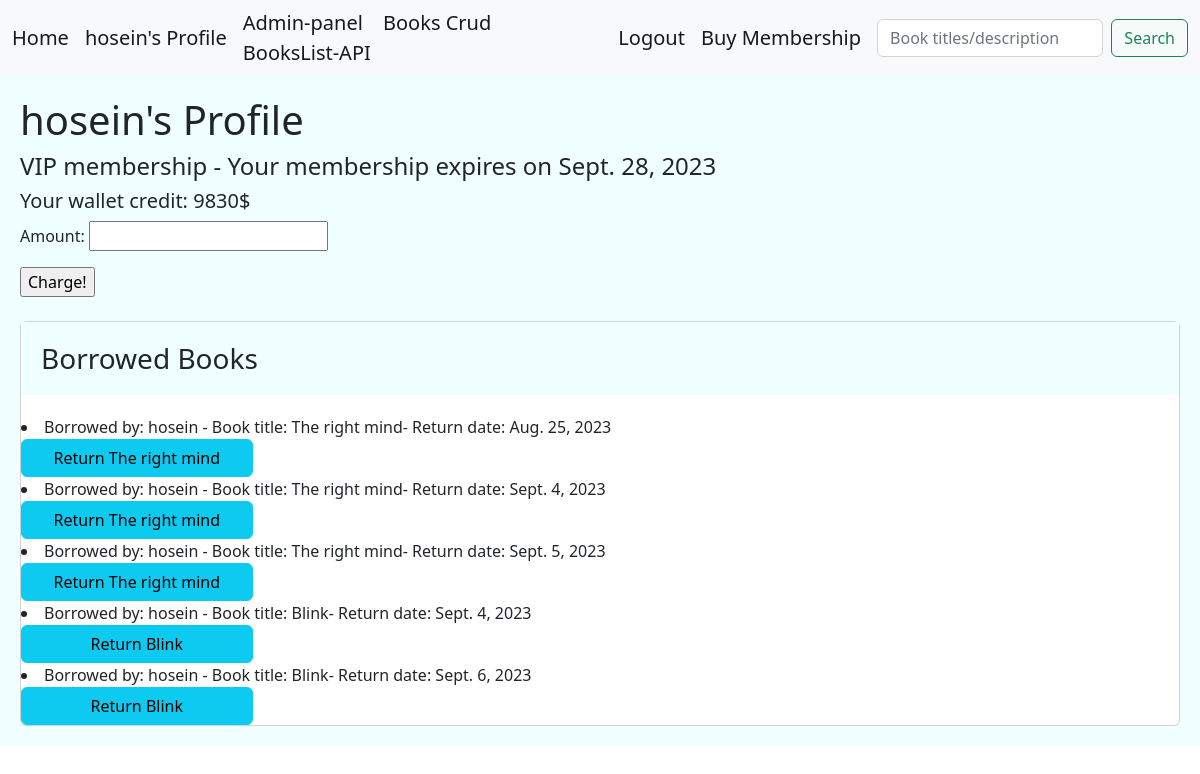
The app's page /users/12/ (signed in), older data.
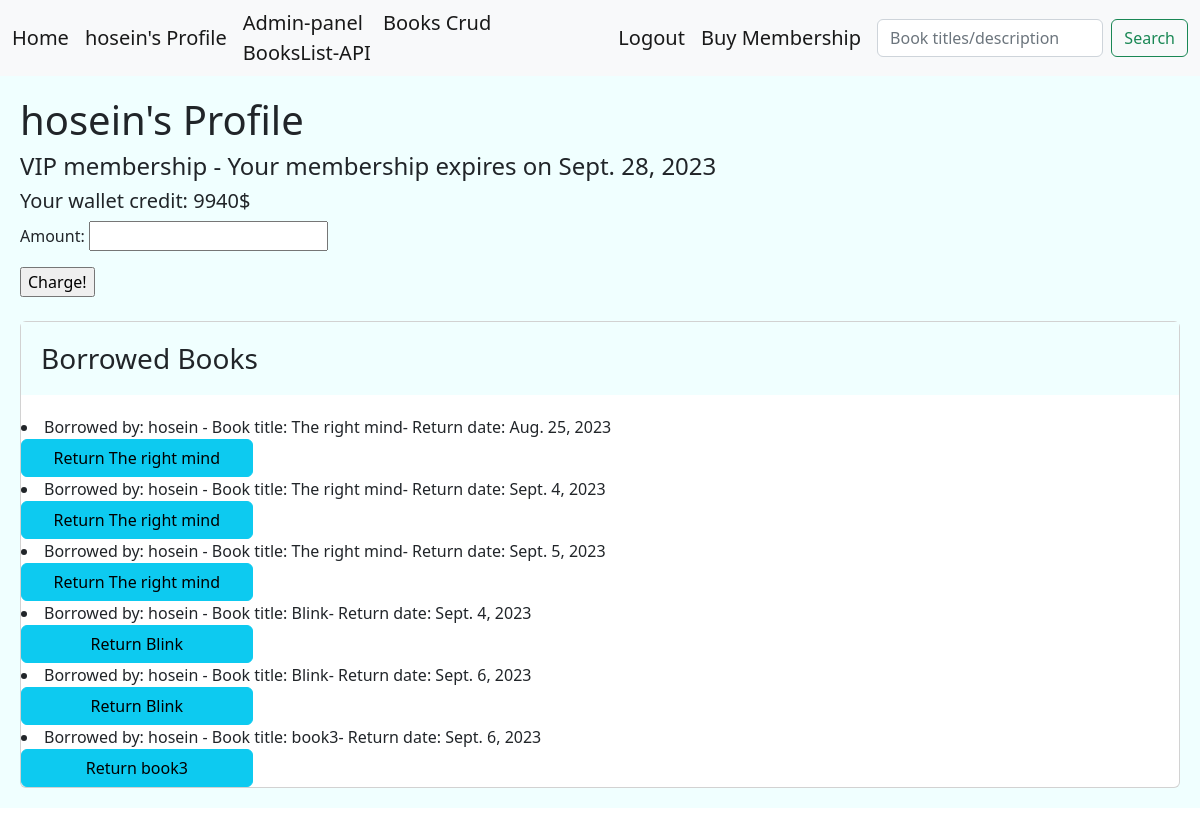
The same page, newer data.
### account/models.py (models this page shows, shortened)
class CustomUser(AbstractBaseUser):
    MEMBERSHIP_NORMAL = 'N'
    MEMBERSHIP_VIP = 'V'
    MEMBERSHIP_CHOICES = [
        (MEMBERSHIP_NORMAL,'Normal'),
        (MEMBERSHIP_VIP,'VIP'),
    ]
    full_name = models.CharField(max_length=100,unique=True,null=True)
    email = models.EmailField(unique=True)
    expiration_date = models.DateField(null=True)
    membership = models.CharField(max_length=1, choices= MEMBERSHIP_CHOICES, default= MEMBERSHIP_NORMAL)
    phone = models.CharField(max_length=11, unique=True, null=True)
    is_active = models.BooleanField(default=True)
    is_admin = models.BooleanField(default=False)
    wallet = models.PositiveIntegerField(default=0)
    objects = UserManager()
    USERNAME_FIELD = 'phone'
    REQUIRED_FIELDS = ['email','password','full_name',]

### library/models.py (models this page shows, shortened)
class BorrowedBook(models.Model):
    user = models.ForeignKey(User, on_delete=models.CASCADE)
    book = models.ForeignKey(Books, on_delete=models.CASCADE)
    borrow_date = models.DateField()
    return_date = models.DateField(null=True, blank=True)
    date_check = models.BooleanField(default=False) #say how many days left

class Books(models.Model):
    title = models.CharField(max_length=100)
    description = models.TextField(null=True)
    price = models.DecimalField(max_digits=6 , decimal_places=2, default=0.00)
    shabak = models.CharField(max_length=150,null=True)
    copies_available = models.PositiveIntegerField(default=4)
    genre = models.ForeignKey('Genre', on_delete=models.SET_NULL, null=True)
    author = models.ForeignKey('Author', on_delete=models.SET_NULL, null=True)
    def __str__(self):
        return self.title

### library/views.py (the view, shortened to what this page needs)
# urls.py: path('users/<int:user_id>/',views.UserProfile.as_view(), name='user'),
class UserProfile(LoginRequiredMixin,View):
    template_class = 'library/user_profile.html'
    form_template = WalletChargeForm
    def dispatch(self, request, user_id):
        if user_id != request.user.id:
            messages.error(request, 'No cheating!', 'danger')
            return redirect('library:home')
        return super().dispatch(request, user_id)
    def get(self,request, user_id):
        user = Model.get(model=User,id=user_id)
        borrowed_books = Model.filter(BorrowedBook,user = user.id)
        return render(request,self.template_class,{'borrowed_books': borrowed_books,'user':user,'form':self.form_template})

### library/repository.py (called while the page is built)
    @staticmethod
    def get(model,id):
        data = model.objects.get(pk=id)
        return data

    @staticmethod
    def filter(model, **kwargs):
        data = model.objects.filter(**kwargs)
        return data

### library/templates/library/user_profile.html (shortened to what this page needs)
{% extends 'main.html' %}
    {% block content %} <H1> {{ user.full_name }}'s Profile</H1>
    {% if user.membership == 'V'%} <H4> VIP membership - Your membership expires on {{user.expiration_date}} </H4> {% else %} <H4> NORMAL membership </H4> {% endif%}
    <H5>  Your wallet credit: {{user.wallet}}$ </H5>
    <form action=" " method="post">
        {{ form.as_p }}
        <input type="submit" value="Charge!">
    </form>
    <br/>
    <div class="card">
        <h3 class="card-title jumbotron">Borrowed Books</h3>
    {% for i in borrowed_books %}
    <li> Borrowed by: {{i.user.full_name}} - Book title: {{i.book}}- Return date: {{i.return_date}}</li>
    <a class="btn btn-info" style="width: 20%;" href="{% url 'library:return' i.id  %}" >Return {{i.book}}</a>
    {% endfor %}
    {% endblock %}

### templates/include/navbar.html (shortened to what this page needs)
<nav class="navbar navbar-expand-lg bg-light">
    <div class="container-fluid">
      <a class="navbar-brand" href=" {% url 'library:home' %} ">Home</a>
      {% if request.user.is_authenticated %}
        <a class="navbar-brand" aria-current="page" href="{% url 'library:user' request.user.id %}">{{request.user.full_name}}'s Profile</a>
      {% endif %}
      <div class="collapse navbar-collapse" id="navbarSupportedContent">
        <ul class="navbar-nav me-auto mb-2 mb-lg-0">
          <li class="nav-item">
            <a class="navbar-brand" aria-current="page" href="http://127.0.0.1:8000/admin">Admin-panel</a>
            <a class="navbar-brand" aria-current="page" href="{% url 'library:bcrud' 0 %}">Books Crud</a>
            <a class="navbar-brand" aria-current="page" href="{% url 'library:bookapi' %}">BooksList-API</a>
          </li>
        </ul>
      {% if request.user.is_authenticated %}
        <a class="navbar-brand" href=" {% url 'account:User_Logout' %} ">Logout</a>
      {% endif %}
      <a class="navbar-brand" href=" {% url 'library:sub' %} ">Buy Membership</a>
      <form class="d-flex" role="search" method="GET" action="{% url 'library:search' %}">
        <input class="form-control me-2" type="search" placeholder="Book titles/description" aria-label="Search" name="search_input">
        <button class="btn btn-outline-success" type="submit">Search</button>
      </form>
      </div>
    </div>
  </nav>

Row changes from the older to the newer data that the page shows:
changed CustomUser "hosein": wallet "9830" → "9940"
added BorrowedBook: user.full_name "hosein", book "book3", return_date "Sept. 6, 2023"
